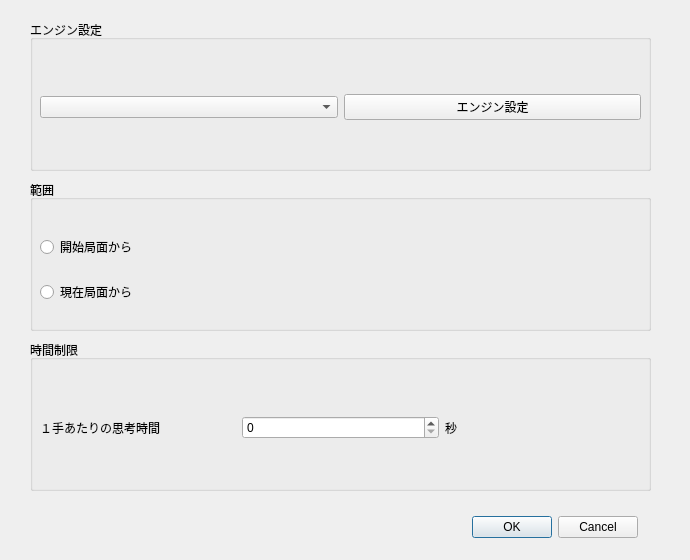
<?xml version="1.0" encoding="UTF-8"?>
<ui version="4.0">
 <class>KifuAnalysisDialog</class>
 <widget class="QDialog" name="KifuAnalysisDialog">
  <property name="geometry">
   <rect>
    <x>0</x>
    <y>0</y>
    <width>690</width>
    <height>560</height>
   </rect>
  </property>
  <property name="windowTitle">
   <string>棋譜解析</string>
  </property>
  <widget class="QGroupBox" name="groupBox_6">
   <property name="geometry">
    <rect>
     <x>30</x>
     <y>180</y>
     <width>621</width>
     <height>151</height>
    </rect>
   </property>
   <property name="title">
    <string>範囲</string>
   </property>
   <widget class="QWidget" name="verticalLayoutWidget_6">
    <property name="geometry">
     <rect>
      <x>10</x>
      <y>40</y>
      <width>601</width>
      <height>101</height>
     </rect>
    </property>
    <layout class="QVBoxLayout" name="verticalLayout_6">
     <item>
      <layout class="QHBoxLayout" name="horizontalLayout_12">
       <item>
        <widget class="QRadioButton" name="radioButtonInitPosition">
         <property name="text">
          <string>開始局面から</string>
         </property>
        </widget>
       </item>
      </layout>
     </item>
     <item>
      <layout class="QHBoxLayout" name="horizontalLayout_13">
       <item>
        <widget class="QRadioButton" name="radioButtonCurrentPosition">
         <property name="text">
          <string>現在局面から</string>
         </property>
        </widget>
       </item>
      </layout>
     </item>
    </layout>
   </widget>
  </widget>
  <widget class="QGroupBox" name="groupBox">
   <property name="geometry">
    <rect>
     <x>30</x>
     <y>20</y>
     <width>621</width>
     <height>151</height>
    </rect>
   </property>
   <property name="title">
    <string>エンジン設定</string>
   </property>
   <widget class="QWidget" name="verticalLayoutWidget_2">
    <property name="geometry">
     <rect>
      <x>10</x>
      <y>40</y>
      <width>601</width>
      <height>95</height>
     </rect>
    </property>
    <layout class="QVBoxLayout" name="verticalLayout_2">
     <item>
      <layout class="QHBoxLayout" name="horizontalLayout_4">
       <item>
        <widget class="QComboBox" name="comboBoxEngine1"/>
       </item>
       <item>
        <widget class="QPushButton" name="engineSetting">
         <property name="text">
          <string>エンジン設定</string>
         </property>
        </widget>
       </item>
      </layout>
     </item>
    </layout>
   </widget>
  </widget>
  <widget class="QGroupBox" name="groupBox_2">
   <property name="geometry">
    <rect>
     <x>30</x>
     <y>340</y>
     <width>621</width>
     <height>151</height>
    </rect>
   </property>
   <property name="title">
    <string>時間制限</string>
   </property>
   <widget class="QWidget" name="verticalLayoutWidget_3">
    <property name="geometry">
     <rect>
      <x>10</x>
      <y>40</y>
      <width>601</width>
      <height>95</height>
     </rect>
    </property>
    <layout class="QVBoxLayout" name="verticalLayout_3">
     <item>
      <layout class="QHBoxLayout" name="horizontalLayout_5">
       <item>
        <widget class="QLabel" name="label">
         <property name="text">
          <string>１手あたりの思考時間</string>
         </property>
        </widget>
       </item>
       <item>
        <widget class="QSpinBox" name="byoyomiSec"/>
       </item>
       <item>
        <widget class="QLabel" name="label_2">
         <property name="text">
          <string>秒</string>
         </property>
        </widget>
       </item>
      </layout>
     </item>
    </layout>
   </widget>
  </widget>
  <widget class="QDialogButtonBox" name="buttonBox">
   <property name="geometry">
    <rect>
     <x>410</x>
     <y>510</y>
     <width>228</width>
     <height>35</height>
    </rect>
   </property>
   <property name="standardButtons">
    <set>QDialogButtonBox::StandardButton::Cancel|QDialogButtonBox::StandardButton::Ok</set>
   </property>
  </widget>
 </widget>
 <resources/>
 <connections/>
</ui>
